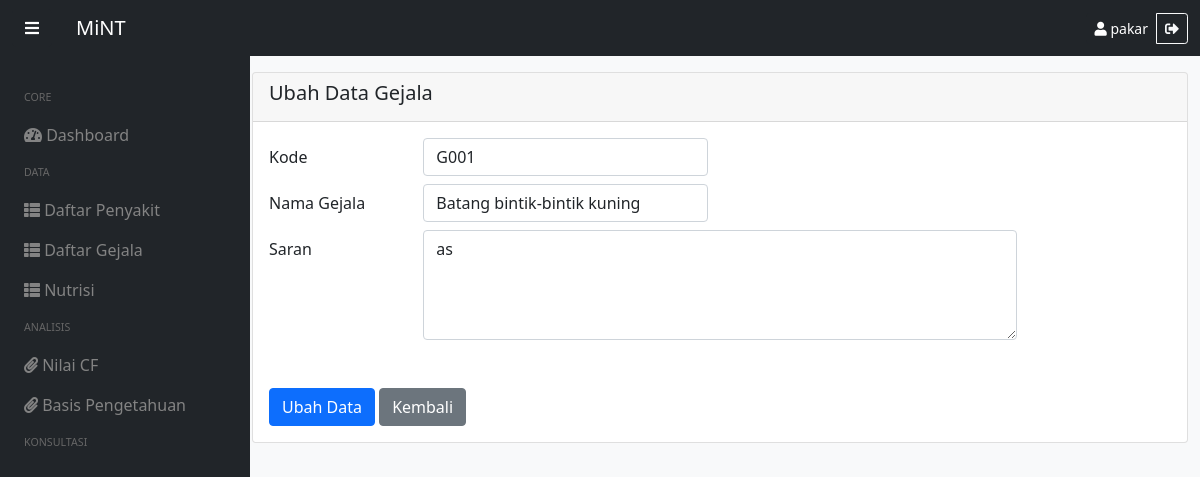
Page /ubah-gejala/1 (signed in) on the committed database.
### tables this page shows
CREATE TABLE `gejala` (
  `id_gejala` int(255) NOT NULL,
  `kode_gejala` varchar(100) NOT NULL,
  `nama_gejala` varchar(100) NOT NULL,
  `saran_gejala` varchar(255) NOT NULL
);

### app/config/functions.php (called while the page is built, shortened)
<?php
$conn = mysqli_connect("localhost", "root", "", "mint2");
function query($query)
{
    global $conn;
    $result = mysqli_query($conn, $query);
    $rows = [];
    while ($row = mysqli_fetch_assoc($result)) {
        $rows[] = $row;
    }
    return $rows;
}

### app/gejala/ubah.php (the view, shortened to what this page needs)
<?php
$id = $geturl[1];
$row = query("SELECT * FROM gejala WHERE id_gejala = '$id'")[0];
?>
<div id="content" class="container">
    <div class="row mt-4">
        <div class="col">
            <div class="card">
                <div class="card-header">
                    <h5>Ubah Data Gejala</h5>
                </div>
                <div class="card-body">
                    <form action="" method="POST">
                        <div class="row mb-2">
                            <label for="kode" class="col-sm-2 col-form-label">Kode</label>
                            <div class="col-sm-4">
                                <input type="text" class="form-control" id="kode" name="kode" value="<?= $row['kode_gejala']; ?>" required>
                            </div>
                        </div>
                        <div class="row mb-2">
                            <label for="nama" class="col-sm-2 col-form-label">Nama Gejala</label>
                            <div class="col-sm-4">
                                <input type="text" class="form-control" id="nama" name="nama" value="<?= $row['nama_gejala']; ?>" required>
                            </div>
                        </div>
                        <div class="row mb-5">
                            <label for="saran" class="col-sm-2 col-form-label">Saran</label>
                            <div class="col-sm-8">
                                <textarea class="form-control" id="saran" name="saran" rows="4" required><?= $row['saran_gejala']; ?></textarea>
                            </div>
                        </div>
                        <button type="submit" name="ubahGejala" class="btn btn-primary">Ubah Data</button>
                        <a href="<?= BASEURL; ?>/gejala" class="btn btn-secondary">Kembali</a>
                    </form>
                </div>
            </div>
        </div>
    </div>
</div>

### public/css/style.css (style rules this page uses)
#content { margin-left: 20%; transition: all 0.7s; }

### rows in the picture
gejala: kode "G001", nama "Batang bintik-bintik kuning", saran "as"

### other values in the picture
$_SESSION['username'] "pakar"
